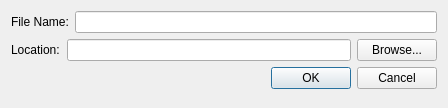
<?xml version="1.0" encoding="UTF-8"?>
<ui version="4.0">
 <class>AddNewFileDialogClass</class>
 <widget class="QDialog" name="AddNewFileDialogClass">
  <property name="geometry">
   <rect>
    <x>0</x>
    <y>0</y>
    <width>448</width>
    <height>108</height>
   </rect>
  </property>
  <property name="windowTitle">
   <string>Add New File</string>
  </property>
  <layout class="QVBoxLayout" name="verticalLayout">
   <item>
    <layout class="QHBoxLayout" name="horizontalLayout_3">
     <item>
      <widget class="QLabel" name="label">
       <property name="minimumSize">
        <size>
         <width>50</width>
         <height>0</height>
        </size>
       </property>
       <property name="text">
        <string>File Name:</string>
       </property>
      </widget>
     </item>
     <item>
      <widget class="QLineEdit" name="fileName"/>
     </item>
    </layout>
   </item>
   <item>
    <layout class="QHBoxLayout" name="horizontalLayout_2">
     <item>
      <widget class="QLabel" name="label_2">
       <property name="minimumSize">
        <size>
         <width>50</width>
         <height>0</height>
        </size>
       </property>
       <property name="text">
        <string>Location:</string>
       </property>
      </widget>
     </item>
     <item>
      <widget class="QLineEdit" name="location"/>
     </item>
     <item>
      <widget class="QPushButton" name="browse">
       <property name="text">
        <string>Browse...</string>
       </property>
      </widget>
     </item>
    </layout>
   </item>
   <item>
    <layout class="QHBoxLayout" name="horizontalLayout">
     <item>
      <spacer name="horizontalSpacer">
       <property name="orientation">
        <enum>Qt::Horizontal</enum>
       </property>
       <property name="sizeHint" stdset="0">
        <size>
         <width>40</width>
         <height>20</height>
        </size>
       </property>
      </spacer>
     </item>
     <item>
      <widget class="QPushButton" name="ok">
       <property name="text">
        <string>OK</string>
       </property>
       <property name="default">
        <bool>true</bool>
       </property>
      </widget>
     </item>
     <item>
      <widget class="QPushButton" name="cancel">
       <property name="text">
        <string>Cancel</string>
       </property>
      </widget>
     </item>
    </layout>
   </item>
   <item>
    <spacer name="verticalSpacer">
     <property name="orientation">
      <enum>Qt::Vertical</enum>
     </property>
     <property name="sizeHint" stdset="0">
      <size>
       <width>20</width>
       <height>18</height>
      </size>
     </property>
    </spacer>
   </item>
  </layout>
 </widget>
 <layoutdefault spacing="6" margin="11"/>
 <resources/>
 <connections/>
</ui>
